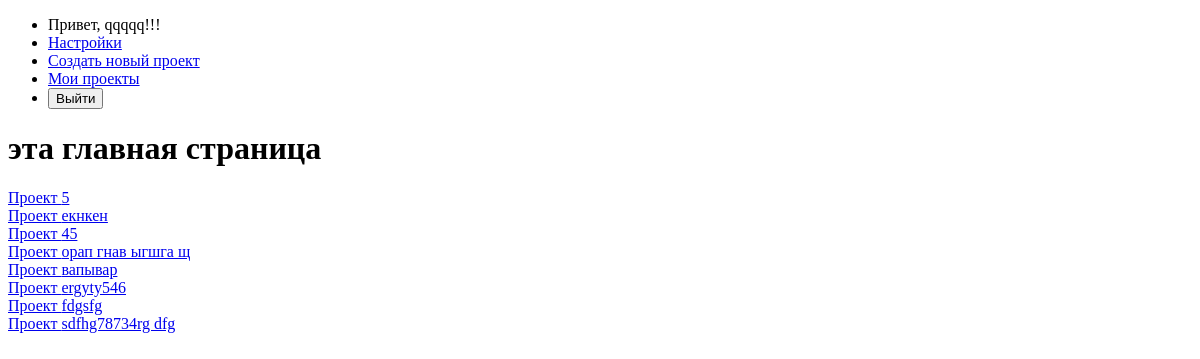
/main/ (signed in), run on an earlier commit of the app's database.
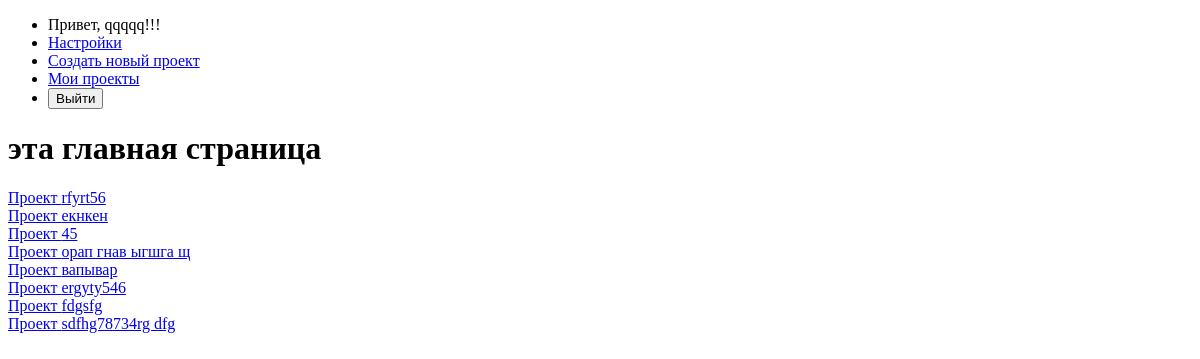
And on a later commit of the database.
### TM/models.py (models this page shows)
class Project(models.Model):
    name = models.CharField(max_length = 255, unique = True, verbose_name = 'Название проекта')
    description = models.TextField(verbose_name = 'Описание проекта')
    end_date = models.DateField(verbose_name = 'Дфта окончания')
    creator = models.ForeignKey(User, on_delete = models.CASCADE, related_name = 'created_projects', verbose_name = 'Создатель')
    date_creation = models.DateTimeField(auto_now_add=True, verbose_name = 'Дата создания')
    class Meta:
        verbose_name = 'Проект'
        verbose_name_plural = 'Проекты'
    def __str__(self):
        return self.name

### TM/views.py (the view)
# urls.py: path('main/', views.main_page, name='main_page'),
def main_page(request):
    if request.user.is_authenticated:
        if request.user.is_staff:
            projects = Project.objects.filter(creator = request.user)
            print(f"staff = {projects}")
            return render(request, 'TM/main_page.html', {'projects': projects})
        else:
            task = Task.objects.filter(executor = request.user)
            projects = Project.objects.filter(tasks__in = task).distinct()
            print(f"not staff = {projects}") # Добавьте эту строку
            return render(request, 'TM/main_page.html', {'projects': projects})
    else:
        return render(request, 'TM/introductoryPage.html')

### templates/TM/main_page.html (shortened to what this page needs)
{% extends 'TM/base.html' %}
{% block content %}
    <h1>эта главная страница</h1>
    <div>
        {% if projects %}
            {% for project in projects %}
                <div>
                    <a href = "{% url 'comment' project.name %}">Проект {{ project.name }}</a>
                </div>
            {% endfor %}
        {% else %}
            <p>У вас нет проектов!!!</p>
        {% endif %}
    </div>
{% endblock %}

What changed in the data, as far as the page shows it:
changed Project: name "5" → "rfyrt56"
